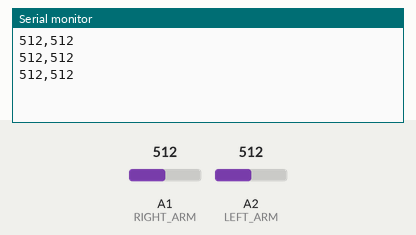
This sketch was run on a simulated Arduino Uno, built with avr-gcc and run on an emulated ATmega328P. On the bench: the last lines printed to the serial monitor. The test bench sets the inputs (shaded band); at power-on: A1 (RIGHT_ARM) = 512, A2 (LEFT_ARM) = 512.

Above: at 1.2 s.
1.3 s: A1 (RIGHT_ARM) set to 716
At 1.86 s:
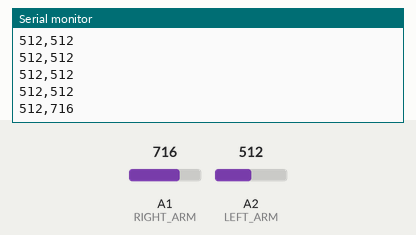
2.8 s: A2 (LEFT_ARM) set to 716
At 3.06 s:
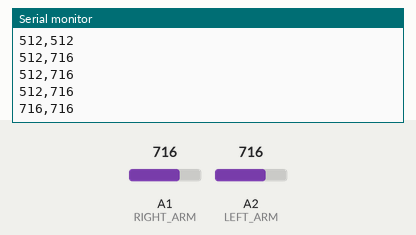
4.3 s: A1 (RIGHT_ARM) set to 900
At 4.66 s:
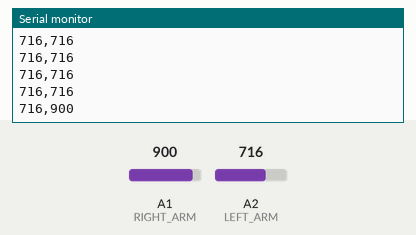
5.8 s: A2 (LEFT_ARM) set to 900
At 5.86 s:
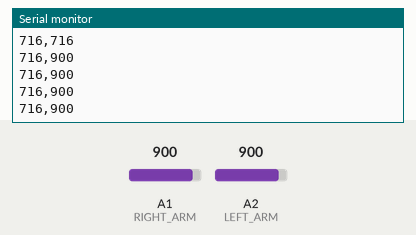
Timing chart, 0 to 8.3 s (numbered marks = the images above; inputs shaded):
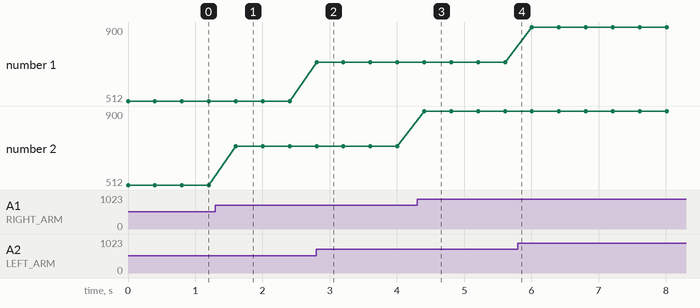

Measured:
- after the input at 1.3 s, the serial monitor: prints a new line after 0.30 s (image 1)
- after the input at 2.8 s, the serial monitor: prints a new line at once (image 2)
- after the input at 4.3 s, the serial monitor: prints a new line after 0.11 s (image 3)
- plotted number 2: 512 → 716 after the input at 1.3 s, 716 → 900 after the input at 4.3 s

The sketch:

bci_data.ino
```cpp
// Define the pins exactly as they are printed on your NPG Lite board
const int LEFT_ARM = A2;
const int RIGHT_ARM = A1;

void setup() {
  // Start the serial communication to talk to Python
  Serial.begin(115200);
}

void loop() {
  // Read the raw muscle voltage
  int leftVal = analogRead(LEFT_ARM);
  int rightVal = analogRead(RIGHT_ARM);

  // Print the values separated by a comma (Left, Right)
  Serial.print(leftVal);
  Serial.print(",");
  Serial.println(rightVal);

  // Delay 2 milliseconds to sample at exactly 500Hz
  delay(400);
}
```
